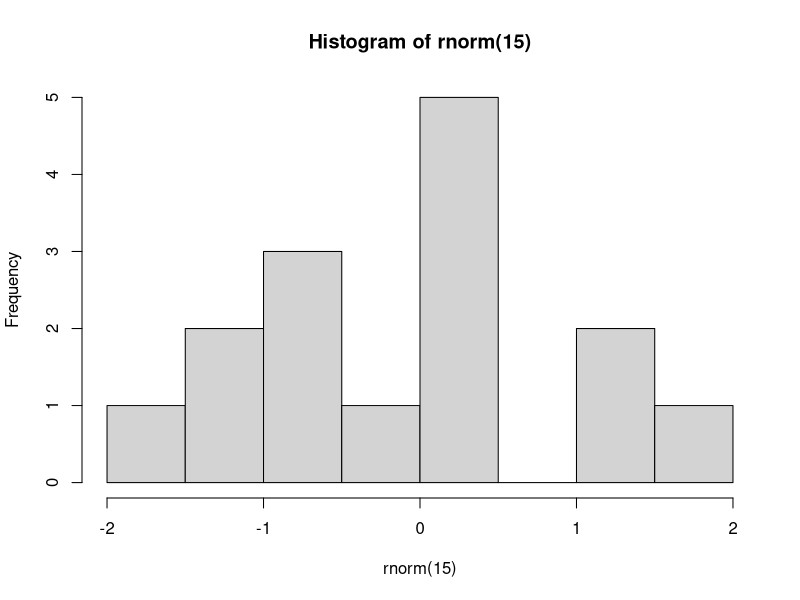

Generate this figure with R:
## ---- chunk 1
hist(rnorm(15))
